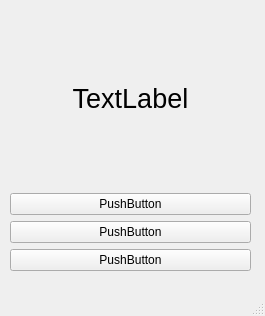
<?xml version="1.0" encoding="UTF-8"?>
<ui version="4.0">
 <class>MainWindow</class>
 <widget class="QMainWindow" name="MainWindow">
  <property name="geometry">
   <rect>
    <x>0</x>
    <y>0</y>
    <width>265</width>
    <height>316</height>
   </rect>
  </property>
  <property name="windowTitle">
   <string>MainWindow</string>
  </property>
  <widget class="QWidget" name="centralwidget">
   <widget class="QWidget" name="">
    <property name="geometry">
     <rect>
      <x>10</x>
      <y>10</y>
      <width>241</width>
      <height>261</height>
     </rect>
    </property>
    <layout class="QVBoxLayout" name="verticalLayout">
     <item>
      <widget class="QLabel" name="label">
       <property name="palette">
        <palette>
         <active>
          <colorrole role="WindowText">
           <brush brushstyle="SolidPattern">
            <color alpha="255">
             <red>0</red>
             <green>0</green>
             <blue>0</blue>
            </color>
           </brush>
          </colorrole>
          <colorrole role="Button">
           <brush brushstyle="SolidPattern">
            <color alpha="255">
             <red>252</red>
             <green>175</green>
             <blue>62</blue>
            </color>
           </brush>
          </colorrole>
          <colorrole role="Light">
           <brush brushstyle="SolidPattern">
            <color alpha="255">
             <red>255</red>
             <green>227</green>
             <blue>186</blue>
            </color>
           </brush>
          </colorrole>
          <colorrole role="Midlight">
           <brush brushstyle="SolidPattern">
            <color alpha="255">
             <red>253</red>
             <green>201</green>
             <blue>124</blue>
            </color>
           </brush>
          </colorrole>
          <colorrole role="Dark">
           <brush brushstyle="SolidPattern">
            <color alpha="255">
             <red>126</red>
             <green>87</green>
             <blue>31</blue>
            </color>
           </brush>
          </colorrole>
          <colorrole role="Mid">
           <brush brushstyle="SolidPattern">
            <color alpha="255">
             <red>168</red>
             <green>117</green>
             <blue>41</blue>
            </color>
           </brush>
          </colorrole>
          <colorrole role="Text">
           <brush brushstyle="SolidPattern">
            <color alpha="255">
             <red>0</red>
             <green>0</green>
             <blue>0</blue>
            </color>
           </brush>
          </colorrole>
          <colorrole role="BrightText">
           <brush brushstyle="SolidPattern">
            <color alpha="255">
             <red>255</red>
             <green>255</green>
             <blue>255</blue>
            </color>
           </brush>
          </colorrole>
          <colorrole role="ButtonText">
           <brush brushstyle="SolidPattern">
            <color alpha="255">
             <red>0</red>
             <green>0</green>
             <blue>0</blue>
            </color>
           </brush>
          </colorrole>
          <colorrole role="Base">
           <brush brushstyle="SolidPattern">
            <color alpha="255">
             <red>255</red>
             <green>255</green>
             <blue>255</blue>
            </color>
           </brush>
          </colorrole>
          <colorrole role="Window">
           <brush brushstyle="SolidPattern">
            <color alpha="255">
             <red>252</red>
             <green>175</green>
             <blue>62</blue>
            </color>
           </brush>
          </colorrole>
          <colorrole role="Shadow">
           <brush brushstyle="SolidPattern">
            <color alpha="255">
             <red>0</red>
             <green>0</green>
             <blue>0</blue>
            </color>
           </brush>
          </colorrole>
          <colorrole role="AlternateBase">
           <brush brushstyle="SolidPattern">
            <color alpha="255">
             <red>253</red>
             <green>215</green>
             <blue>158</blue>
            </color>
           </brush>
          </colorrole>
          <colorrole role="ToolTipBase">
           <brush brushstyle="SolidPattern">
            <color alpha="255">
             <red>255</red>
             <green>255</green>
             <blue>220</blue>
            </color>
           </brush>
          </colorrole>
          <colorrole role="ToolTipText">
           <brush brushstyle="SolidPattern">
            <color alpha="255">
             <red>0</red>
             <green>0</green>
             <blue>0</blue>
            </color>
           </brush>
          </colorrole>
          <colorrole role="PlaceholderText">
           <brush brushstyle="SolidPattern">
            <color alpha="128">
             <red>0</red>
             <green>0</green>
             <blue>0</blue>
            </color>
           </brush>
          </colorrole>
         </active>
         <inactive>
          <colorrole role="WindowText">
           <brush brushstyle="SolidPattern">
            <color alpha="255">
             <red>0</red>
             <green>0</green>
             <blue>0</blue>
            </color>
           </brush>
          </colorrole>
          <colorrole role="Button">
           <brush brushstyle="SolidPattern">
            <color alpha="255">
             <red>252</red>
             <green>175</green>
             <blue>62</blue>
            </color>
           </brush>
          </colorrole>
          <colorrole role="Light">
           <brush brushstyle="SolidPattern">
            <color alpha="255">
             <red>255</red>
             <green>227</green>
             <blue>186</blue>
            </color>
           </brush>
          </colorrole>
          <colorrole role="Midlight">
           <brush brushstyle="SolidPattern">
            <color alpha="255">
             <red>253</red>
             <green>201</green>
             <blue>124</blue>
            </color>
           </brush>
          </colorrole>
          <colorrole role="Dark">
           <brush brushstyle="SolidPattern">
            <color alpha="255">
             <red>126</red>
             <green>87</green>
             <blue>31</blue>
            </color>
           </brush>
          </colorrole>
          <colorrole role="Mid">
           <brush brushstyle="SolidPattern">
            <color alpha="255">
             <red>168</red>
             <green>117</green>
             <blue>41</blue>
            </color>
           </brush>
          </colorrole>
          <colorrole role="Text">
           <brush brushstyle="SolidPattern">
            <color alpha="255">
             <red>0</red>
             <green>0</green>
             <blue>0</blue>
            </color>
           </brush>
          </colorrole>
          <colorrole role="BrightText">
           <brush brushstyle="SolidPattern">
            <color alpha="255">
             <red>255</red>
             <green>255</green>
             <blue>255</blue>
            </color>
           </brush>
          </colorrole>
          <colorrole role="ButtonText">
           <brush brushstyle="SolidPattern">
            <color alpha="255">
             <red>0</red>
             <green>0</green>
             <blue>0</blue>
            </color>
           </brush>
          </colorrole>
          <colorrole role="Base">
           <brush brushstyle="SolidPattern">
            <color alpha="255">
             <red>255</red>
             <green>255</green>
             <blue>255</blue>
            </color>
           </brush>
          </colorrole>
          <colorrole role="Window">
           <brush brushstyle="SolidPattern">
            <color alpha="255">
             <red>252</red>
             <green>175</green>
             <blue>62</blue>
            </color>
           </brush>
          </colorrole>
          <colorrole role="Shadow">
           <brush brushstyle="SolidPattern">
            <color alpha="255">
             <red>0</red>
             <green>0</green>
             <blue>0</blue>
            </color>
           </brush>
          </colorrole>
          <colorrole role="AlternateBase">
           <brush brushstyle="SolidPattern">
            <color alpha="255">
             <red>253</red>
             <green>215</green>
             <blue>158</blue>
            </color>
           </brush>
          </colorrole>
          <colorrole role="ToolTipBase">
           <brush brushstyle="SolidPattern">
            <color alpha="255">
             <red>255</red>
             <green>255</green>
             <blue>220</blue>
            </color>
           </brush>
          </colorrole>
          <colorrole role="ToolTipText">
           <brush brushstyle="SolidPattern">
            <color alpha="255">
             <red>0</red>
             <green>0</green>
             <blue>0</blue>
            </color>
           </brush>
          </colorrole>
          <colorrole role="PlaceholderText">
           <brush brushstyle="SolidPattern">
            <color alpha="128">
             <red>0</red>
             <green>0</green>
             <blue>0</blue>
            </color>
           </brush>
          </colorrole>
         </inactive>
         <disabled>
          <colorrole role="WindowText">
           <brush brushstyle="SolidPattern">
            <color alpha="255">
             <red>126</red>
             <green>87</green>
             <blue>31</blue>
            </color>
           </brush>
          </colorrole>
          <colorrole role="Button">
           <brush brushstyle="SolidPattern">
            <color alpha="255">
             <red>252</red>
             <green>175</green>
             <blue>62</blue>
            </color>
           </brush>
          </colorrole>
          <colorrole role="Light">
           <brush brushstyle="SolidPattern">
            <color alpha="255">
             <red>255</red>
             <green>227</green>
             <blue>186</blue>
            </color>
           </brush>
          </colorrole>
          <colorrole role="Midlight">
           <brush brushstyle="SolidPattern">
            <color alpha="255">
             <red>253</red>
             <green>201</green>
             <blue>124</blue>
            </color>
           </brush>
          </colorrole>
          <colorrole role="Dark">
           <brush brushstyle="SolidPattern">
            <color alpha="255">
             <red>126</red>
             <green>87</green>
             <blue>31</blue>
            </color>
           </brush>
          </colorrole>
          <colorrole role="Mid">
           <brush brushstyle="SolidPattern">
            <color alpha="255">
             <red>168</red>
             <green>117</green>
             <blue>41</blue>
            </color>
           </brush>
          </colorrole>
          <colorrole role="Text">
           <brush brushstyle="SolidPattern">
            <color alpha="255">
             <red>126</red>
             <green>87</green>
             <blue>31</blue>
            </color>
           </brush>
          </colorrole>
          <colorrole role="BrightText">
           <brush brushstyle="SolidPattern">
            <color alpha="255">
             <red>255</red>
             <green>255</green>
             <blue>255</blue>
            </color>
           </brush>
          </colorrole>
          <colorrole role="ButtonText">
           <brush brushstyle="SolidPattern">
            <color alpha="255">
             <red>126</red>
             <green>87</green>
             <blue>31</blue>
            </color>
           </brush>
          </colorrole>
          <colorrole role="Base">
           <brush brushstyle="SolidPattern">
            <color alpha="255">
             <red>252</red>
             <green>175</green>
             <blue>62</blue>
            </color>
           </brush>
          </colorrole>
          <colorrole role="Window">
           <brush brushstyle="SolidPattern">
            <color alpha="255">
             <red>252</red>
             <green>175</green>
             <blue>62</blue>
            </color>
           </brush>
          </colorrole>
          <colorrole role="Shadow">
           <brush brushstyle="SolidPattern">
            <color alpha="255">
             <red>0</red>
             <green>0</green>
             <blue>0</blue>
            </color>
           </brush>
          </colorrole>
          <colorrole role="AlternateBase">
           <brush brushstyle="SolidPattern">
            <color alpha="255">
             <red>252</red>
             <green>175</green>
             <blue>62</blue>
            </color>
           </brush>
          </colorrole>
          <colorrole role="ToolTipBase">
           <brush brushstyle="SolidPattern">
            <color alpha="255">
             <red>255</red>
             <green>255</green>
             <blue>220</blue>
            </color>
           </brush>
          </colorrole>
          <colorrole role="ToolTipText">
           <brush brushstyle="SolidPattern">
            <color alpha="255">
             <red>0</red>
             <green>0</green>
             <blue>0</blue>
            </color>
           </brush>
          </colorrole>
          <colorrole role="PlaceholderText">
           <brush brushstyle="SolidPattern">
            <color alpha="128">
             <red>0</red>
             <green>0</green>
             <blue>0</blue>
            </color>
           </brush>
          </colorrole>
         </disabled>
        </palette>
       </property>
       <property name="font">
        <font>
         <pointsize>20</pointsize>
        </font>
       </property>
       <property name="text">
        <string>TextLabel</string>
       </property>
       <property name="alignment">
        <set>Qt::AlignCenter</set>
       </property>
      </widget>
     </item>
     <item>
      <widget class="QPushButton" name="pushButton_3">
       <property name="text">
        <string>PushButton</string>
       </property>
      </widget>
     </item>
     <item>
      <widget class="QPushButton" name="pushButton">
       <property name="text">
        <string>PushButton</string>
       </property>
      </widget>
     </item>
     <item>
      <widget class="QPushButton" name="pushButton_2">
       <property name="text">
        <string>PushButton</string>
       </property>
      </widget>
     </item>
    </layout>
   </widget>
  </widget>
  <widget class="QMenuBar" name="menubar">
   <property name="geometry">
    <rect>
     <x>0</x>
     <y>0</y>
     <width>265</width>
     <height>22</height>
    </rect>
   </property>
  </widget>
  <widget class="QStatusBar" name="statusbar"/>
 </widget>
 <resources/>
 <connections/>
</ui>
